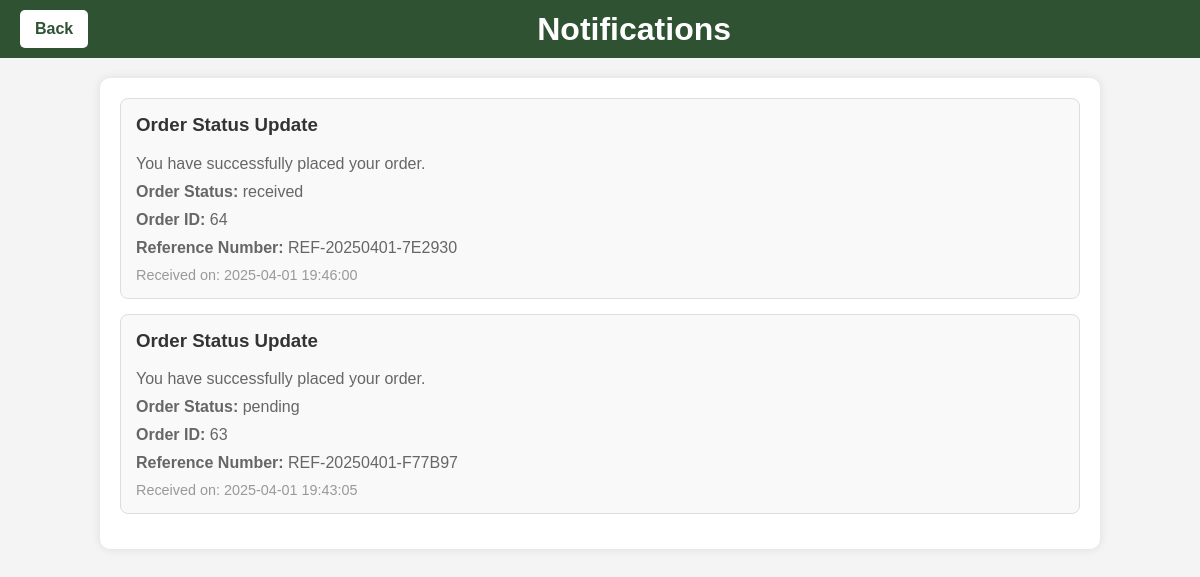
Screenshot of /index/notifications.php (signed in) with the database file from the repository.
### tables this page shows
CREATE TABLE `notifications` (
  `id` int(11) NOT NULL,
  `customer_id` int(11) NOT NULL,
  `title` varchar(255) NOT NULL,
  `message` text NOT NULL,
  `date_created` datetime NOT NULL,
  `order_id` int(11) DEFAULT NULL
);

CREATE TABLE `orders` (
  `id` int(11) NOT NULL,
  `customer_id` int(11) NOT NULL,
  `order_date` timestamp NOT NULL DEFAULT current_timestamp(),
  `reference_number` varchar(255) NOT NULL,
  `delivery_method` enum('pickup','cod') NOT NULL DEFAULT 'pickup',
  `total_price` decimal(10,2) NOT NULL,
  `status` enum('pending','ready_to_pick_up','canceled','received') DEFAULT 'pending',
  `penalty_amount` decimal(10,2) DEFAULT 0.00
);

### index/notifications.php (the view, shortened to what this page needs)
<?php
include 'config.php';
$email = $_SESSION['email'];
$sqlCustomer = "SELECT customer_id FROM customer WHERE email = ?";
$stmtCustomer = $conn->prepare($sqlCustomer);
$stmtCustomer->bind_param("s", $email);
$stmtCustomer->execute();
$resultCustomer = $stmtCustomer->get_result();
$customer = $resultCustomer->fetch_assoc();
$customer_id = $customer['customer_id'];
$sql = "
    SELECT n.*, o.status AS order_status, o.reference_number, n.order_id
    FROM notifications n
    LEFT JOIN orders o ON n.order_id = o.id
    WHERE n.customer_id = ?
    ORDER BY n.date_created DESC
";
$stmt = $conn->prepare($sql);
$stmt->bind_param("i", $customer_id);
$stmt->execute();
$result = $stmt->get_result();
?>
<!DOCTYPE html>
<html lang="en">
<head>
</head>
<body>
    <div class="header-container">
        <a href="CustomerDashboard.php" class="back-button">Back</a>
        <h1>Notifications</h1>
    </div>
    <div class="notifications-container">
        <?php
        if ($result->num_rows > 0) {
            while ($row = $result->fetch_assoc()) {
                $title = htmlspecialchars($row['title']);
                $message = htmlspecialchars($row['message']);
                $date_created = $row['date_created'];
                $order_status = htmlspecialchars($row['order_status']);
                $reference_number = htmlspecialchars($row['reference_number']);
                $order_id = htmlspecialchars($row['order_id']);
        ?>
                <div class="notification">
                    <h3><?php echo $title; ?></h3>
                    <p><?php echo $message; ?></p>
                    <p><strong>Order Status:</strong> <?php echo $order_status; ?></p>
                    <p><strong>Order ID:</strong> <?php echo $order_id; ?></p>
                    <p><strong>Reference Number:</strong> <?php echo $reference_number; ?></p>
                    <small>Received on: <?php echo $date_created; ?></small>
                </div>
        <?php
            }
        } else {
            echo "<p class='no-notifications'>No notifications available.</p>";
        }
        ?>
    </div>
</body>
</html>

### index/notifications.php (style rules this page uses)
body { font-family: Arial, sans-serif; background-color: #f4f4f4; margin: 0; padding: 0; }
.header-container { display: flex; align-items: center; justify-content: space-between; padding: 10px 20px; background-color: #2F5233; color: white; }
.header-container h1 { margin: 0; flex-grow: 1; text-align: center; }
.back-button { display: inline-block; background-color: white; color: #2F5233; padding: 10px 15px; text-decoration: none; border-radius: 5px; font-weight: bold; transition: background-color 0.3s ease; }
.notifications-container { width: 80%; margin: 20px auto; background-color: white; border-radius: 10px; padding: 20px; box-shadow: 0 0 10px rgba(0, 0, 0, 0.1); }
.notification { background-color: #f9f9f9; border: 1px solid #ddd; padding: 15px; margin-bottom: 15px; border-radius: 8px; transition: background-color 0.3s ease; }
.notification h3 { margin-top: 0; color: #333; }
.notification p { margin: 10px 0; color: #666; }
.notification small { display: block; margin-top: 10px; color: #999; font-size: 0.9em; }

### rows the page displays
notifications: title "Order Status Update", message "You have successfully placed your order.", order.status "received", order "64", order.reference_number "REF-20250401-7E2930", date_created "2025-04-01 19:46:00"
notifications: title "Order Status Update", message "You have successfully placed your order.", order.status "pending", order "63", order.reference_number "REF-20250401-F77B97", date_created "2025-04-01 19:43:05"
